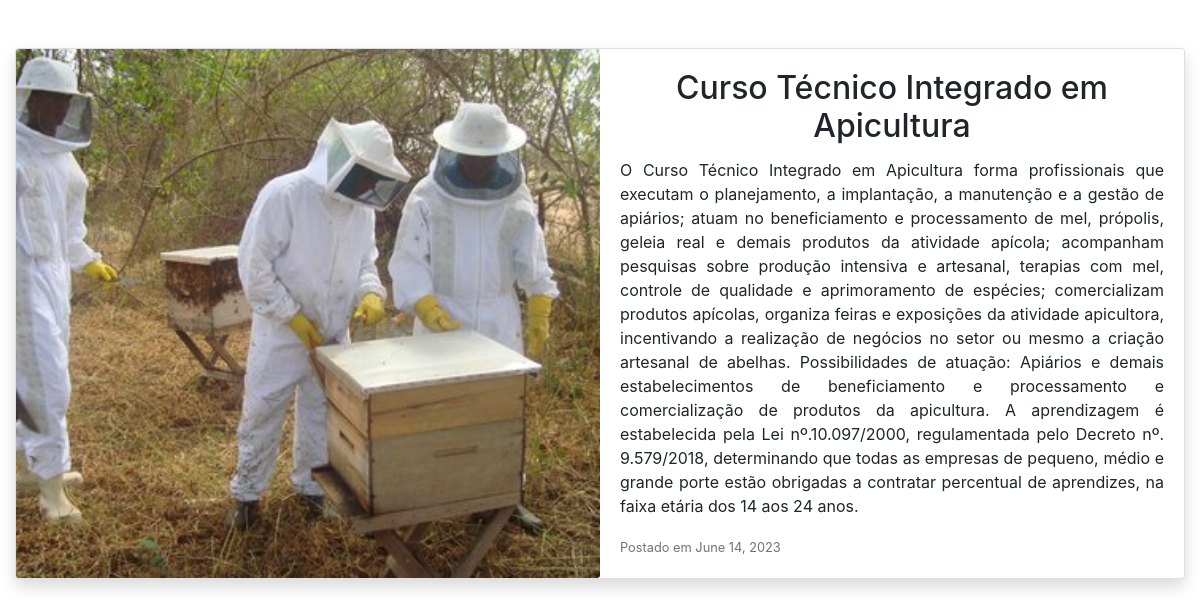
/detalhecurso/2, run on the app's committed database.
### cursos/models.py (models this page shows, shortened)
class Curso(models.Model):
    nome_do_curso = models.CharField(max_length = 150)
    texto = models.TextField()
    data_de_criacao = models.DateField()
    imagem = models.ImageField(upload_to = 'imagens')

### cursos/views.py (the view)
# urls.py: path('detalhecurso/<int:id_curso>', detalhes, name = 'detalhes_cursos'),
def detalhes(request, id_curso):
    curso = get_object_or_404(Curso, id = id_curso)
    context = {'objeto' : curso}
    return render(request,'core/detalhecurso.html',context)

### cursos/templates/core/detalhecurso.html (shortened to what this page needs)
<!DOCTYPE html>
<html lang="pt-br">
<head>
    <link rel="stylesheet" href="https://stackpath.bootstrapcdn.com/bootstrap/4.3.1/css/bootstrap.min.css">
</head>
<body>
    <div class="container-fluid py-5">
        <div class="row">
            <div class="col-12">
                <div class="card mb-4 shadow">
                    <div class="row no-gutters">
                        <div class="col-lg-6">
                            <img class="card-img" src="{{ objeto.imagem.url }}" alt="Imagem do Curso" style="object-fit: cover; height: 100%;">
                        </div>
                        <div class="col-lg-6 conteudo">
                            <div class="card-body">
                                <h2 class="card-title" style="text-align: center;">{{ objeto.nome_do_curso }}</h2>
                                <p class="card-text" style="text-align: justify;">{{ objeto.texto }}</p>
                                <p class="card-text">
                                    <small class="text-muted">Postado em {{ objeto.data_de_criacao }}</small>
                                </p>
                            </div>
                        </div>
                    </div>
                </div>
            </div>
        </div>
    </div>
</body>
</html>

### data on the page
Curso: imagem (picture), nome_do_curso "Curso Técnico Integrado em Apicultura", texto "O Curso Técnico Integrado em Apicultura forma profissionais que executam o planejamento, a implantação, a manutenção e a gestão de apiários; atuam no beneficiamento e processamento de mel, própolis, geleia real e demais produtos da atividade apícola; acompanham pesquisas sobre produção intensiva e artesanal, terapias com mel, controle de qualidade e aprimoramento de espécies; comercializam produtos apícolas, organiza feiras e exposições da atividade apicultora, incentivando a realização de negócios no setor ou mesmo a criação artesanal de abelhas. Possibilidades de atuação: Apiários e demais estabelecimentos de beneficiamento e processamento e comercialização de produtos da apicultura. A…", data_de_criacao "June 14, 2023"
